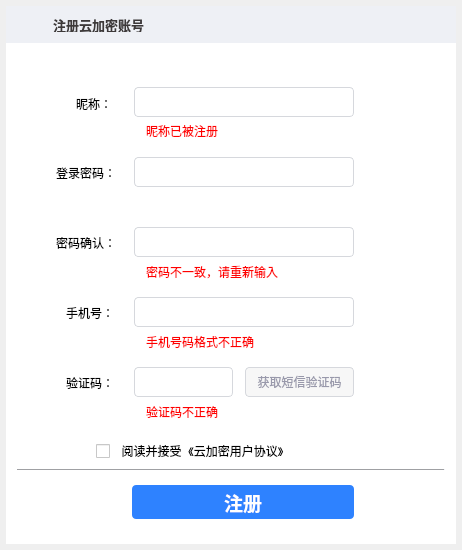
<?xml version="1.0" encoding="UTF-8"?>
<ui version="4.0">
 <class>registerDialog</class>
 <widget class="QDialog" name="registerDialog">
  <property name="geometry">
   <rect>
    <x>0</x>
    <y>0</y>
    <width>462</width>
    <height>550</height>
   </rect>
  </property>
  <property name="windowTitle">
   <string>Dialog</string>
  </property>
  <property name="styleSheet">
   <string notr="true"/>
  </property>
  <widget class="QWidget" name="widget" native="true">
   <property name="geometry">
    <rect>
     <x>6</x>
     <y>6</y>
     <width>450</width>
     <height>538</height>
    </rect>
   </property>
   <property name="styleSheet">
    <string notr="true">background-color: rgb(255, 255, 255);</string>
   </property>
   <widget class="QWidget" name="widget_2" native="true">
    <property name="geometry">
     <rect>
      <x>0</x>
      <y>0</y>
      <width>450</width>
      <height>37</height>
     </rect>
    </property>
    <property name="styleSheet">
     <string notr="true">background-color: rgb(238, 240, 245);</string>
    </property>
    <widget class="QPushButton" name="closeBtn">
     <property name="geometry">
      <rect>
       <x>425</x>
       <y>6</y>
       <width>14</width>
       <height>14</height>
      </rect>
     </property>
     <property name="focusPolicy">
      <enum>Qt::NoFocus</enum>
     </property>
     <property name="styleSheet">
      <string notr="true">background-image: url(:/new/mainwindow/pictures/delete_button.png);
border:none;</string>
     </property>
     <property name="text">
      <string/>
     </property>
     <property name="flat">
      <bool>true</bool>
     </property>
    </widget>
    <widget class="QLabel" name="icon_words">
     <property name="geometry">
      <rect>
       <x>47</x>
       <y>12</y>
       <width>105</width>
       <height>14</height>
      </rect>
     </property>
     <property name="styleSheet">
      <string notr="true">font-size:13px;
font-weight:bold;
color:rgb(61,57,57);</string>
     </property>
     <property name="text">
      <string>注册云加密账号</string>
     </property>
    </widget>
   </widget>
   <widget class="QLabel" name="nichengLabel">
    <property name="geometry">
     <rect>
      <x>70</x>
      <y>90</y>
      <width>39</width>
      <height>15</height>
     </rect>
    </property>
    <property name="text">
     <string>昵称：</string>
    </property>
   </widget>
   <widget class="QLineEdit" name="nichengLineEdit">
    <property name="geometry">
     <rect>
      <x>128</x>
      <y>81</y>
      <width>220</width>
      <height>30</height>
     </rect>
    </property>
    <property name="styleSheet">
     <string notr="true">border:1px solid rgb(214,216,221);
border-radius:4px;</string>
    </property>
   </widget>
   <widget class="QLabel" name="passwardLabel">
    <property name="geometry">
     <rect>
      <x>50</x>
      <y>159</y>
      <width>66</width>
      <height>15</height>
     </rect>
    </property>
    <property name="text">
     <string>登录密码：</string>
    </property>
   </widget>
   <widget class="QLineEdit" name="passwardLineEdit">
    <property name="geometry">
     <rect>
      <x>128</x>
      <y>151</y>
      <width>220</width>
      <height>30</height>
     </rect>
    </property>
    <property name="styleSheet">
     <string notr="true">border:1px solid rgb(214,216,221);
border-radius:4px;</string>
    </property>
   </widget>
   <widget class="QLabel" name="passwardLabel_2">
    <property name="geometry">
     <rect>
      <x>50</x>
      <y>229</y>
      <width>66</width>
      <height>15</height>
     </rect>
    </property>
    <property name="text">
     <string>密码确认：</string>
    </property>
   </widget>
   <widget class="QLineEdit" name="passwardLineEdit_2">
    <property name="geometry">
     <rect>
      <x>128</x>
      <y>221</y>
      <width>220</width>
      <height>30</height>
     </rect>
    </property>
    <property name="focusPolicy">
     <enum>Qt::StrongFocus</enum>
    </property>
    <property name="styleSheet">
     <string notr="true">border:1px solid rgb(214,216,221);
border-radius:4px;</string>
    </property>
   </widget>
   <widget class="QLabel" name="userLabel">
    <property name="geometry">
     <rect>
      <x>60</x>
      <y>299</y>
      <width>54</width>
      <height>15</height>
     </rect>
    </property>
    <property name="text">
     <string>手机号：</string>
    </property>
   </widget>
   <widget class="QLineEdit" name="userLineEdit">
    <property name="geometry">
     <rect>
      <x>128</x>
      <y>291</y>
      <width>220</width>
      <height>30</height>
     </rect>
    </property>
    <property name="styleSheet">
     <string notr="true">border:1px solid rgb(214,216,221);
border-radius:4px;</string>
    </property>
   </widget>
   <widget class="QLabel" name="codeLabel">
    <property name="geometry">
     <rect>
      <x>60</x>
      <y>369</y>
      <width>60</width>
      <height>15</height>
     </rect>
    </property>
    <property name="text">
     <string>验证码：</string>
    </property>
   </widget>
   <widget class="QLineEdit" name="code">
    <property name="geometry">
     <rect>
      <x>128</x>
      <y>361</y>
      <width>99</width>
      <height>30</height>
     </rect>
    </property>
    <property name="styleSheet">
     <string notr="true">border:1px solid rgb(214,216,221);
border-radius:4px;</string>
    </property>
   </widget>
   <widget class="QPushButton" name="codeBtn">
    <property name="geometry">
     <rect>
      <x>239</x>
      <y>361</y>
      <width>109</width>
      <height>30</height>
     </rect>
    </property>
    <property name="styleSheet">
     <string notr="true">background-color: rgb(247, 247, 247);
color:rgb(153,153,171);
border:1px solid rgb(214,216,221);
border-radius:4px;</string>
    </property>
    <property name="text">
     <string>获取短信验证码</string>
    </property>
    <property name="flat">
     <bool>true</bool>
    </property>
   </widget>
   <widget class="QCheckBox" name="checkBox">
    <property name="geometry">
     <rect>
      <x>90</x>
      <y>436</y>
      <width>271</width>
      <height>18</height>
     </rect>
    </property>
    <property name="focusPolicy">
     <enum>Qt::NoFocus</enum>
    </property>
    <property name="styleSheet">
     <string notr="true">font: 8pt &quot;04b_21&quot;;</string>
    </property>
    <property name="text">
     <string>  阅读并接受  《云加密用户协议》</string>
    </property>
   </widget>
   <widget class="QPushButton" name="signBtn">
    <property name="geometry">
     <rect>
      <x>126</x>
      <y>479</y>
      <width>222</width>
      <height>34</height>
     </rect>
    </property>
    <property name="styleSheet">
     <string notr="true">border-radius:4px;
background-color: rgb(46, 130, 255);
font-size:14pt;
font-weight:bold;
color:white;</string>
    </property>
    <property name="text">
     <string>注册</string>
    </property>
   </widget>
   <widget class="QFrame" name="line">
    <property name="geometry">
     <rect>
      <x>11</x>
      <y>463</y>
      <width>428</width>
      <height>1</height>
     </rect>
    </property>
    <property name="styleSheet">
     <string notr="true">background-color:rgb(238,240,245);</string>
    </property>
    <property name="frameShape">
     <enum>QFrame::HLine</enum>
    </property>
    <property name="frameShadow">
     <enum>QFrame::Raised</enum>
    </property>
   </widget>
   <widget class="QLabel" name="nichengAlert">
    <property name="geometry">
     <rect>
      <x>140</x>
      <y>118</y>
      <width>200</width>
      <height>14</height>
     </rect>
    </property>
    <property name="styleSheet">
     <string notr="true">color:red;
</string>
    </property>
    <property name="text">
     <string>昵称已被注册</string>
    </property>
   </widget>
   <widget class="QLabel" name="passwardAlert">
    <property name="geometry">
     <rect>
      <x>140</x>
      <y>259</y>
      <width>200</width>
      <height>14</height>
     </rect>
    </property>
    <property name="styleSheet">
     <string notr="true">color:red;</string>
    </property>
    <property name="text">
     <string>密码不一致，请重新输入</string>
    </property>
   </widget>
   <widget class="QLabel" name="userAlert">
    <property name="geometry">
     <rect>
      <x>140</x>
      <y>329</y>
      <width>200</width>
      <height>14</height>
     </rect>
    </property>
    <property name="styleSheet">
     <string notr="true">color:red;</string>
    </property>
    <property name="text">
     <string>手机号码格式不正确</string>
    </property>
   </widget>
   <widget class="QLabel" name="codeAlert">
    <property name="geometry">
     <rect>
      <x>140</x>
      <y>399</y>
      <width>200</width>
      <height>14</height>
     </rect>
    </property>
    <property name="styleSheet">
     <string notr="true">color:red;
</string>
    </property>
    <property name="text">
     <string>验证码不正确</string>
    </property>
   </widget>
   <widget class="QLabel" name="icon">
    <property name="geometry">
     <rect>
      <x>15</x>
      <y>11</y>
      <width>23</width>
      <height>17</height>
     </rect>
    </property>
    <property name="styleSheet">
     <string notr="true">background-image: url(:/new/mainwindow/pictures/system_icon.png);
background-color: rgb(238, 240, 245);</string>
    </property>
    <property name="text">
     <string/>
    </property>
   </widget>
  </widget>
 </widget>
 <resources/>
 <connections/>
</ui>
